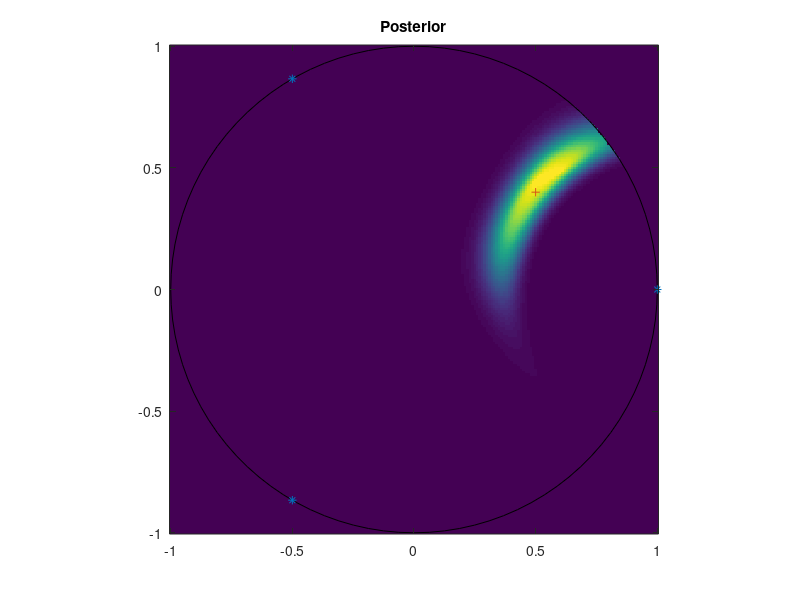
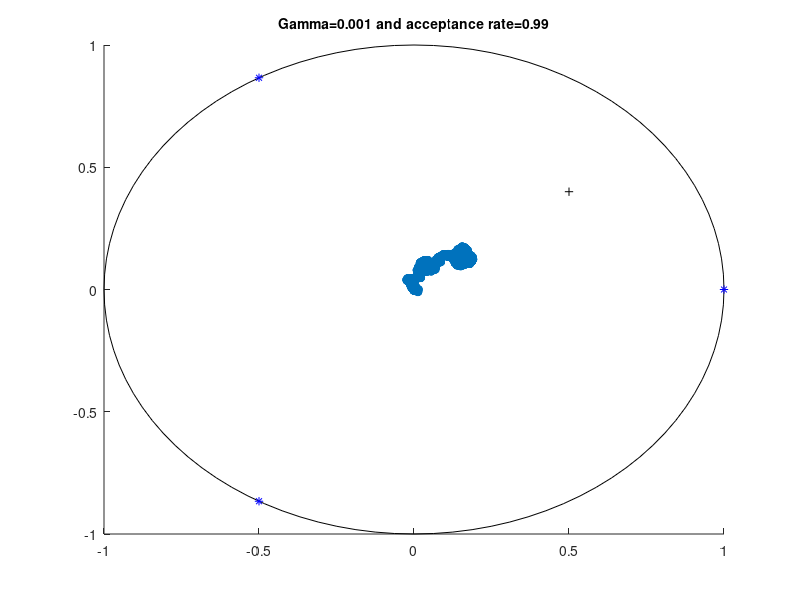
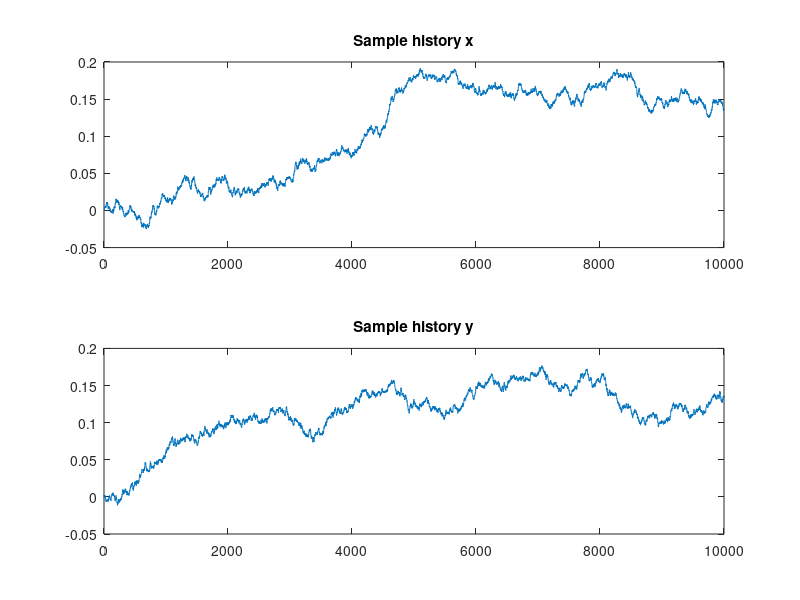

MATLAB code to generate these figures, in order: (Note: this script raises an error after producing the figures.)
clear all; 
close all;
% 
% Metropolis-Hasting Algorithm to reconstruct posterior
% probability density of particle moving inside the unit disk. 
%% Preallocations
F        = @(x) 1/(1-abs(x)^2)*x;                                                % unit disk mapping
F_inv    = @(x) (-1+sqrt(1+4*abs(x)^2))/(2*abs(x)^2)*x;                          % inverse of unit disk mapping
f        = @(x,p) 1./abs(x-p);                                                   % charge potential function
detp     = @(x,y) (1+abs(x)^2)*(1-abs(y)^2)^3/((1-abs(x)^2)^3*(1+abs(y)^2));     % first component of balance equation
expp     = @(x,y,q,v,s,p) exp((-norm(v-q*f(y,p))^2+norm(v-q*f(x,p))^2)/(2*s^2)); % second component of balance equation
post     = @(x,q,v,s,p) exp(-norm(v-q*f(x,p))^2/(2*s^2));                        % sampling posterior distribution

N        = 10000;                                                                % number of samples

q        = 1;                                                                    % charge of particle
x0       = 0.5 + 0.4i;                                                           % location of the particle
sigma    = 0.15;                                                                 % measurement variance
n        = 3;                                                                    % number of sensors
theta    = linspace(0, 2*pi, n+1);                                               % uniform intervals
p        = exp(1i*theta(1:end-1));                                               % sensor locations
sigma_n  = sigma*abs(max(f(x0,p)));                                              % noise in measurement
v        = q*f(x0,p) + sigma_n*randn(n, 1);                                      % measurement with noise

t        = 0:pi/50:2*pi;                                                         % points to generate boundary of unit disk

xgp      = -1:0.01:1;                                                            % x-grid points
ygp      = xgp;                                                                  % y-grid points
[X, Y]   = meshgrid(xgp, ygp);                                                   % grid
compl_pl = complex(X, Y);                                                        % complex plane
%% Metropolis-Hastings Algorithm
iter = 1; 

% MH 
for gamma = [0.001, 0.01, 0.05, 0.1, 0.3, 0.5, 1, 5]
    sample_histories = zeros(N, 2);                                  % record sample histories
    posterior        = zeros(size(compl_pl));                        % value of posterior at every grid point
    acceptance_rate  = 0;                                            % acceptance rate

    xk = 0 + 0i;                                                     % starting point of random walk
    for k = 1:N
        z   = F(xk);                                                 % Given x, compute F(x)
        w   = gamma * randn(1, 2);                                   % Draw W from N(0, gamma^2*I)
        wi  = complex(w(1), w(2));
        y   = F_inv(z + wi);                                         % Compute the next random step
        alp = expp(xk,y,q,v,sigma_n,p) * detp(xk,y);                 % Compute acceptance ratio
        tau = rand;                                                  % Draw from Unif(0,1)

        if tau < min(1,alp)                                          % Check the acceptance criteria
            xk              = y;
            acceptance_rate = acceptance_rate + 1;
        end
    
        sample_histories(k,1) = real(xk);                            % Real part of sample vector
        sample_histories(k,2) = imag(xk);                            % Imaginary part of sample
    end

    
    for i = 1:length(Y)                                              % compute posterior distribution
        for j = 1:length(X)
            KsiB           = double(abs(compl_pl(i,j)) < 1);         % characteristic function
            posterior(i,j) = KsiB*post(compl_pl(i,j),q,v,sigma_n,p); % posterior distribution 
        end
    end

    figure(iter)
    imagesc([-1,1], [-1,1], posterior);
    set(gca,'YDir','normal');
    axis image
    hold on
    plot(cos(t), sin(t), 'k');
    plot(p, '*');
    plot(x0, '+');
    title('Posterior');
    hold off
        
    iter = iter+1;

    figure(iter)
    hold on
    scatter(sample_histories(:,1), sample_histories(:,2),25,"red");
    plot(cos(t), sin(t), 'k');
    plot(p, '*', 'Color', 'b');
    plot(x0, '+', 'Color', 'k');
    cap = sprintf('Gamma=%.3f and acceptance rate=%.2f', gamma, acceptance_rate/N);
    title(cap, 'FontSize', 10);
    hold off

    iter = iter+1;

    figure(iter)
    hold on
    subplot(2,1,1);plot(sample_histories(:,1));
    title('Sample history x');
    subplot(2,1,2);plot(sample_histories(:,2));
    title('Sample history y');
    hold off

    iter = iter+1;

    ac_x = autocovariance(sample_histories(:,1));
    ac_y = autocovariance(sample_histories(:,2));
    L    = 100;

    figure(iter)
    hold on
    subplot(2,1,1);plot(0:L, ac_x(1:(L+1)));
    cap = sprintf('Autocovariance of x sample component with gamma=%.2f', gamma);
    title(cap, 'FontSize', 10);
    subplot(2,1,2);plot(0:L, ac_y(1:(L+1)));
    cap = sprintf('Autocovariance of y sample component with gamma=%.2f', gamma);
    title(cap, 'FontSize', 10);
    hold off

    iter = iter+1;
end

% We observe that acceptance rate is inversly proportional to sqrt(variance):
% gamma parameter. That is, when gamma is small, acceptance rate is high.
% On the other hand, when gamma is getting larger, acceptance rate
% decreases. One natural explanation is that small variance always
% induces small random step W, which never steps too far from the density.
% On the other hand, large variance results in highly dispersed steps and
% sampling points near the boundary is more likely, hence rejections are
% more likely, too. gamma from {0.05, 0.1, 0.3, 0.5, 1} demonstrates
% reasonable results and sampled observations resemble posterior density
% well. However, gamma from {0.001, 0.01} produces too dense reconstruction
% and gamma = 5 too sparse. These choices are probably not so good, since in
% the first case sampling does not really step away from initial point and
% resulting distribution is too dense, while in the second case too many
% points are sampled from the boundary which results in too low acceptance
% rate.
%% Autocovariance function
function ac = autocovariance(x)
    mn       = mean(x);
    centered = x - mn;
    gamma0   = mean(centered.^2);
    N        = length(x);
    K        = 1:(N-1);
    ac       = zeros(1, N-1);
    for k = K
        ac(k) = sum(centered(1:N-k).*centered((k+1):N));
        ac(k) = ac(k)/(gamma0*(N-k));
    end
end